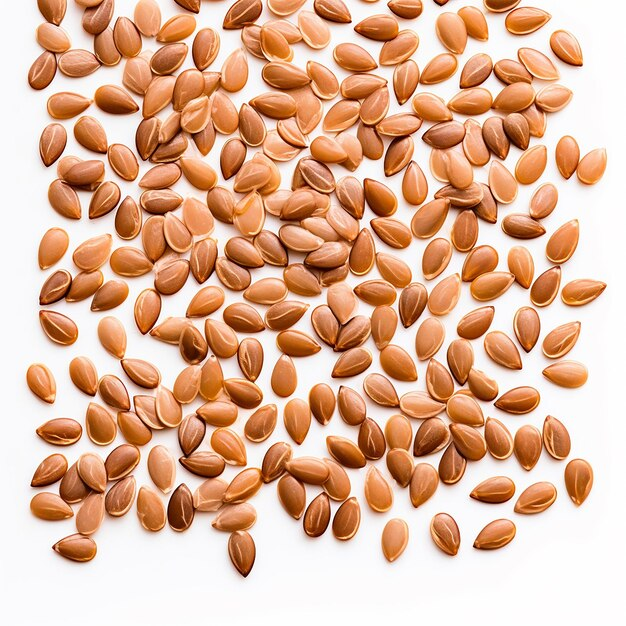
#> input picture seeds.jpg, 626 x 626 px
$ python contours.py
#> lines starting #> are read from the running program, lines starting #| are printed output that depends on the picture; after the words box and inside, x2 and y2 are one past the last pixel; in counts of white or black regions, pixels touching at a corner belong together
import numpy as np
import cv2

image = cv2.imread("seeds.jpg")
#> image is the input picture: shape (626, 626, 3); mean B, G, R 155.1, 181.4, 223.4


gray = cv2.cvtColor(image, cv2.COLOR_BGR2GRAY)
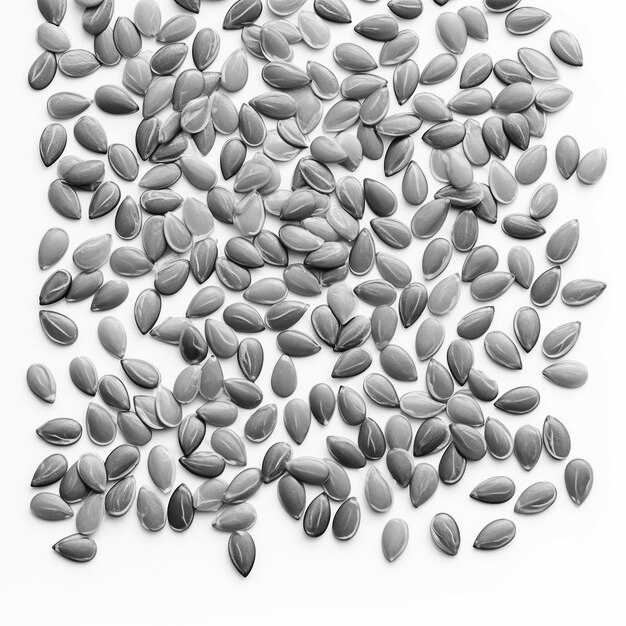
#> gray: shape (626, 626); min 7, max 255, mean 190.9
blurred = cv2.GaussianBlur(gray, (11, 11), 0)
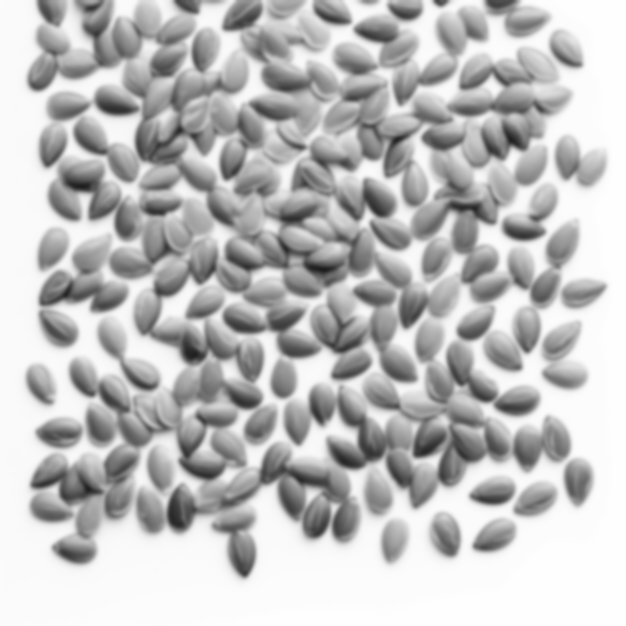
#> blurred: shape (626, 626); min 28, max 255, mean 190.9
cv2.imshow("Image", image)

edged = cv2.Canny(blurred, 30, 150)
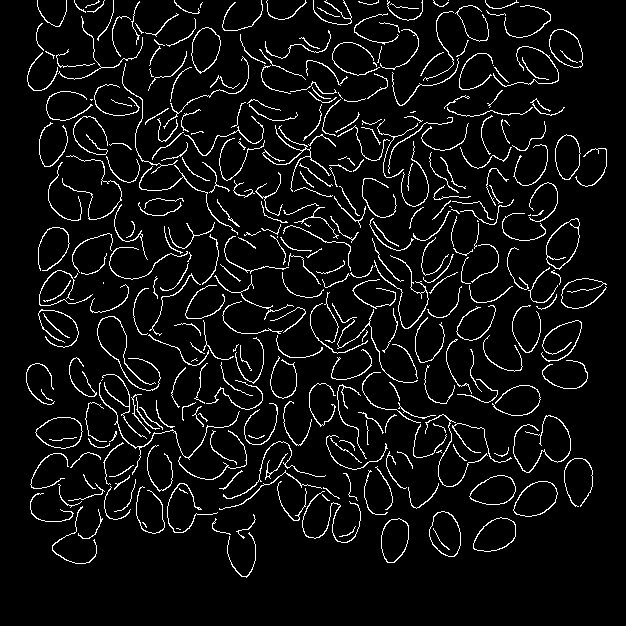
#> edged: shape (626, 626); 6.3% white in thin lines or dots, all inside (x1, y1, x2, y2) = (26, 0, 607, 578)
cv2.imshow("Edges", edged)

cnts, _ = cv2.findContours(edged.copy(), cv2.RETR_EXTERNAL,cv2.CHAIN_APPROX_SIMPLE)
#> cnts = 339 contours, 227 with area under 20; largest, box (x1, y1, x2, y2) and area: (546, 218, 580, 270) 1113, (513, 481, 558, 517) 1096, (35, 417, 83, 449) 1092, (429, 511, 461, 557) 1061, (473, 517, 516, 552) 1028

print("I count {} seeds in this image".format(len(cnts)))
#| I count 339 seeds in this image

seeds = image.copy()
cv2.drawContours(seeds, cnts, -1, (0, 255, 0), 2)
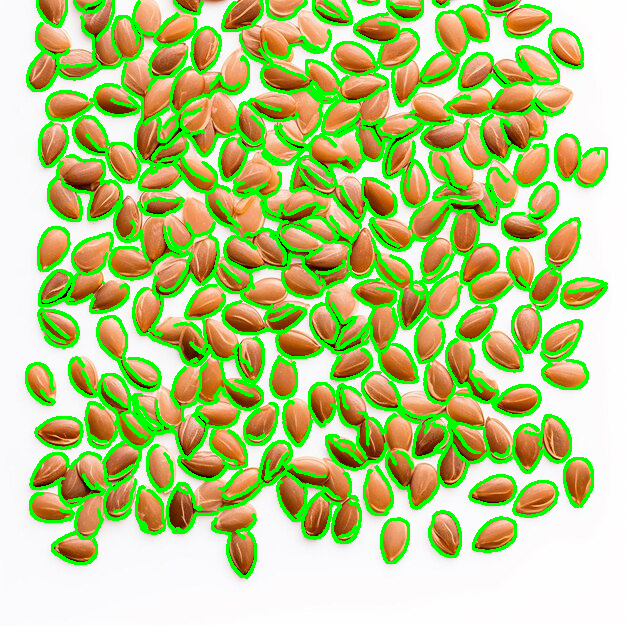
#> seeds: shape (626, 626, 3); mean B, G, R 130.4, 201.7, 181.5
cv2.imshow("Seeds", seeds)


for (i, c) in enumerate(cnts):
    (x, y, w, h) = cv2.boundingRect(c)

    print("Seed #{}".format(i + 1))
    seed = image[y:y + h, x:x + w]
    cv2.imshow("Seed", seed)

    mask = np.zeros(image.shape[:2], dtype = "uint8")

    ((centerX, centerY), radius) = cv2.minEnclosingCircle(c)
    cv2.circle(mask, (int(centerX), int(centerY)), int(radius),255, -1)
    mask = mask[y:y + h, x:x + w]
    cv2.imshow("Masked Seed", cv2.bitwise_and(seed, seed, mask = mask))
    cv2.waitKey(0)
#> this loop made 339 passes
#> (x, y, w, h, centerX, centerY, radius) on passes 1, 3, 4: (227, 532, 29, 46, 243, 554.2, 22.99), (339, 526, 17, 11, 347, 531, 9.43), (142, 522, 5, 6, 144, 524.5, 3.2)
#| Seed #1
#| Seed #2
#| Seed #3
#| Seed #4
#| Seed #5
#| Seed #6
#| Seed #7
#| Seed #8
#> (further printed lines are left out)
#> pass 1, `cv2.imshow("Masked Seed", cv2.bitwise_and(seed, seed, mask = mask))`:
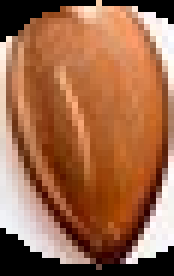
#> window 'Masked Seed': shape (46, 29, 3) (shown 6 times larger); mean B, G, R 74, 104.9, 159.2
#> after the loop:
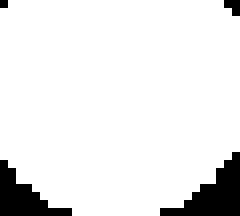
#> mask: shape (27, 30) (shown 8 times larger); 91.4% white; 4 black regions (2 under 20 px), largest, box (x1, y1, x2, y2) and area: (20, 19, 30, 27) 37, (0, 20, 9, 27) 29
#> after the loop:
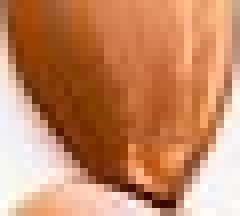
#> seed: shape (27, 30, 3) (shown 8 times larger); mean B, G, R 98.4, 136.2, 196.5

$ run again, with Eggs_tray.jpg copied over seeds.jpg
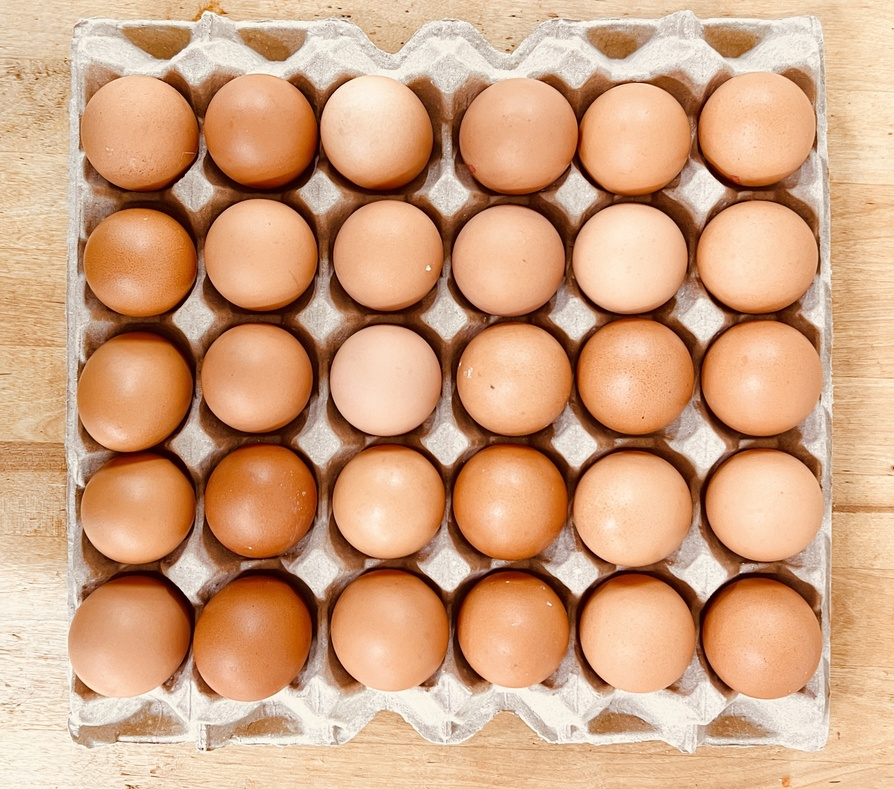
#> input picture Eggs_tray.jpg, 894 x 789 px, shrunk from 2450 x 2164 before the run
#> image is the input picture: shape (789, 894, 3); mean B, G, R 129.3, 163.1, 208.5
#> `edged = cv2.Canny(blurred, 30, 150)`:
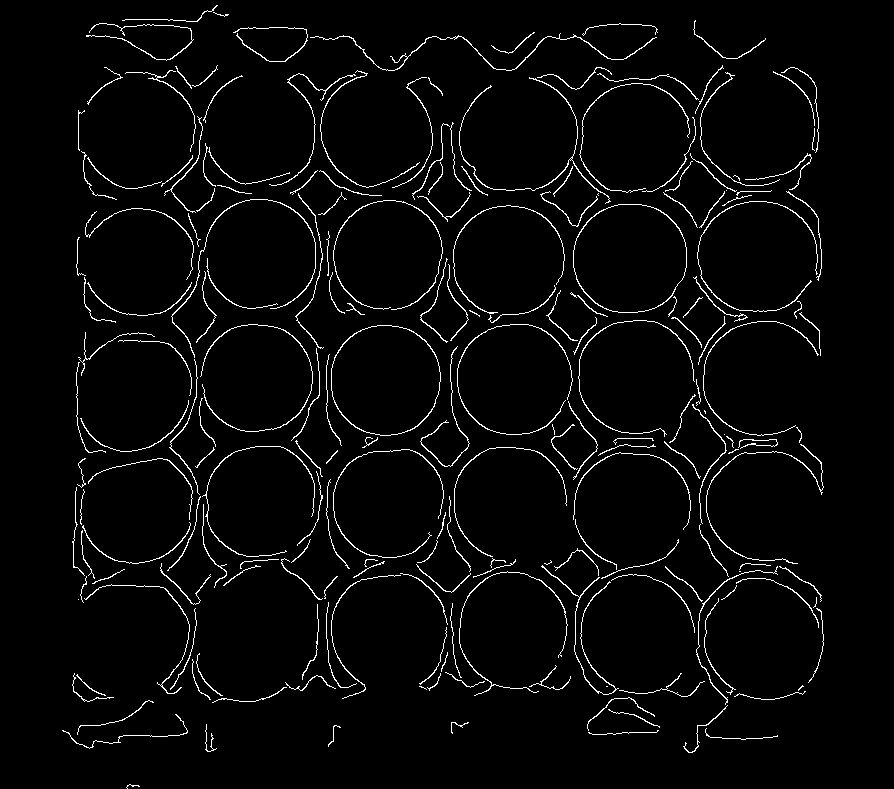
#> edged: shape (789, 894); 3.3% white in thin lines or dots, all inside (x1, y1, x2, y2) = (62, 5, 824, 789)
#> cnts = 205 contours, 111 with area under 20; largest, box (x1, y1, x2, y2) and area: (573, 204, 687, 313) 9842, (331, 325, 441, 436) 9590, (310, 33, 657, 71) 145, (459, 77, 611, 204) 125, (541, 565, 619, 695) 120
#| I count 205 seeds in this image
#> `cv2.drawContours(seeds, cnts, -1, (0, 255, 0), 2)`:
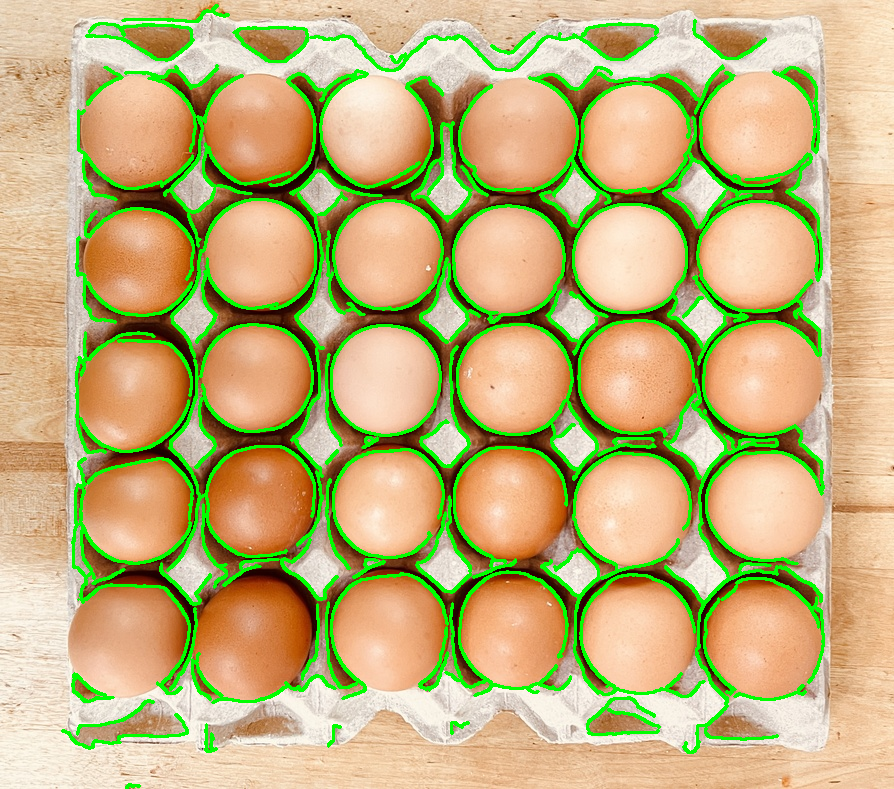
#> seeds: shape (789, 894, 3); 10.43% of pixels changed, all inside (x1, y1, x2, y2) = (61, 4, 825, 789)
#> the loop `for (i, c) in enumerate(cnts):` made 205 passes
#> (x, y, w, h, centerX, centerY, radius) on passes 1 to 3: (126, 784, 14, 5, 132.5, 786.5, 6.52), (588, 730, 71, 5, 623, 731, 35.01), (705, 728, 73, 12, 741, 732.5, 36.17)
#> (printed output is left out)
